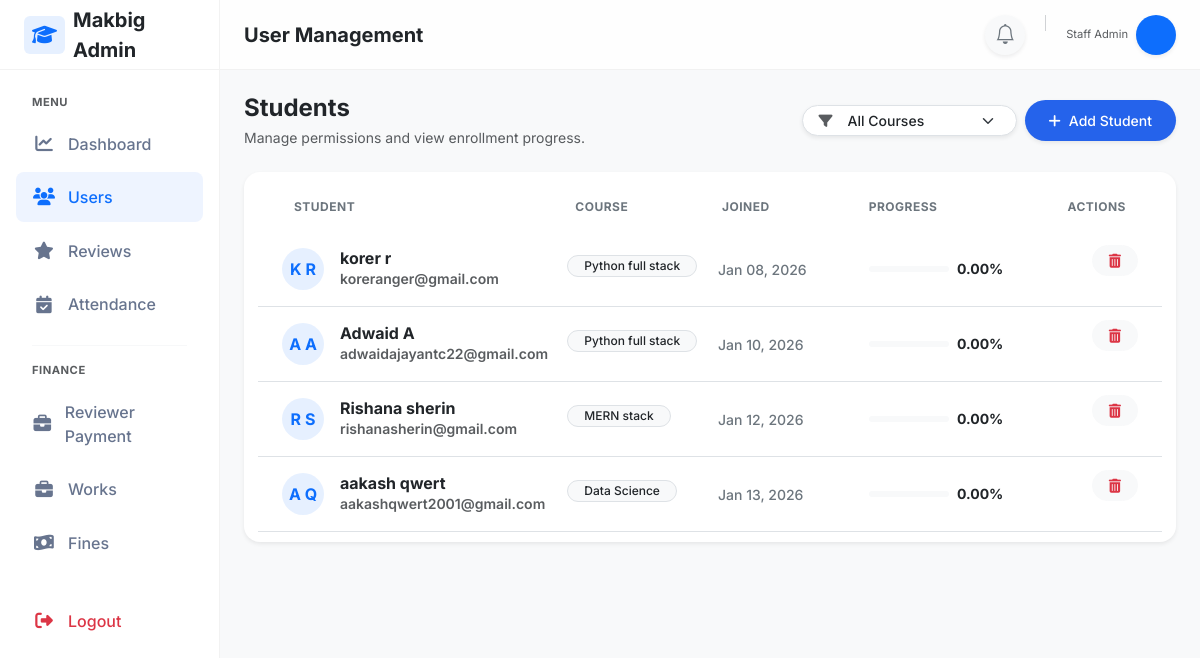
The page /staff/users/ (signed in) on the database as committed earlier.
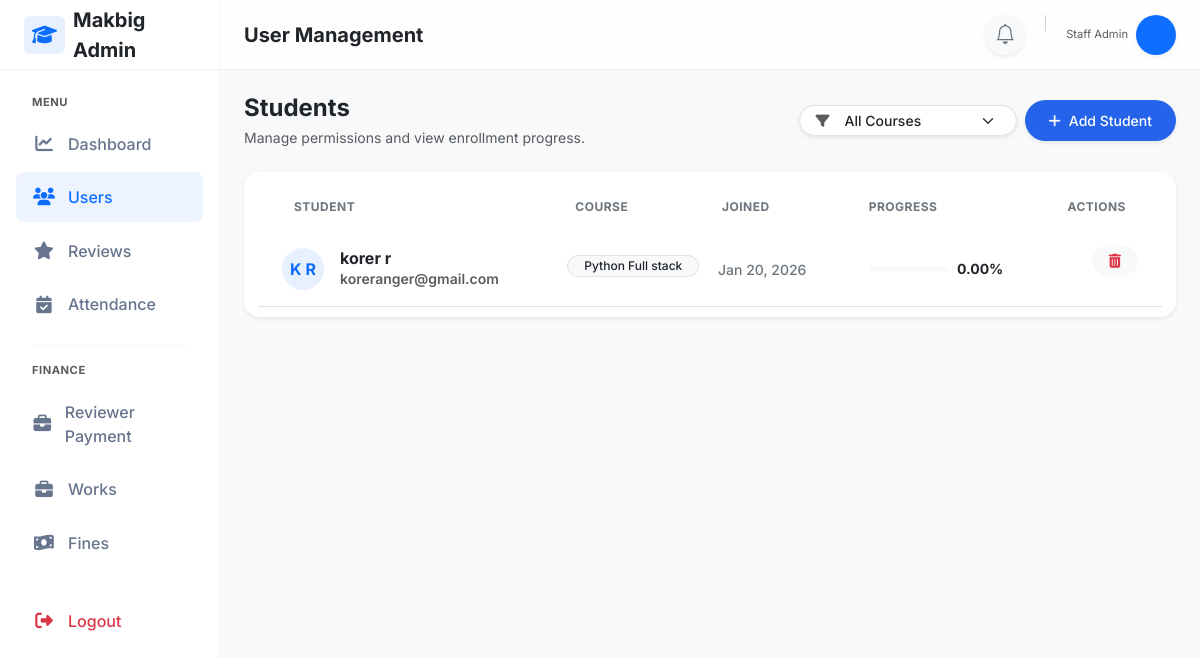
The same page on the database as committed later.
### adminpanel/models.py (models this page shows, shortened)
class StudentProfile(models.Model):
    user=models.OneToOneField(User, on_delete=models.CASCADE)
    course=models.ForeignKey(Course,on_delete=models.SET_NULL,null=True)
    enrollment_date=models.DateField(auto_now_add=True)
    progress_percent=models.DecimalField(max_digits=5, decimal_places=2, default=0)

class User(AbstractUser):
    email=models.EmailField(unique=True)
    mobile_number=models.IntegerField(blank=True, null=True)
    is_student=models.BooleanField(default=False)

class Course(models.Model):
    name=models.CharField(max_length=200)
    description=models.TextField(blank=True,null=True)
    duration_months=models.IntegerField(default=6)

### adminpanel/views.py (the view)
# urls.py: path('staff/users/', views.staff_students, name='staff_students'),
@never_cache
@login_required
@user_passes_test(is_admin_user)
def staff_students(request):
    course_id=request.GET.get('course')
    courses=Course.objects.all()
    students=StudentProfile.objects.select_related('user','course')
    if course_id:
        students=students.filter(course_id=course_id)
    temp_password = request.session.pop('new_student_password', None)
    temp_email = request.session.pop('new_student_email', None)
    context={
            'students':students,
            'courses':courses,
            'selected_course':course_id,
            'temp_password': temp_password,
            'temp_email': temp_email,
        }
    return render(request,'adminpanel/users.html',context)

### adminpanel/views.py (called while the page is built)
def is_admin_user(user):
    return user.is_authenticated and (user.is_staff or user.is_superuser)

### reviewtickets/context_processors.py (called while the page is built)
def ticket_notifications(request):
    if request.user.is_authenticated and request.user.is_staff:
        count = ReviewTicket.objects.filter(
            status='pending',
            is_seen=False
        ).count()
        return {'ticket_notification_count': count}
    return {}

### templates/adminpanel/users.html (shortened to what the changed rows need)
{% extends "layouts/staff_layout.html" %}
{% block content %}
<div class="card border-0 shadow-sm rounded-4 overflow-hidden">
    <div class="card-body p-0">
        {% for student in students %}
        <div class="student-row p-3 p-md-0 border-bottom">
            <div class="row align-items-center m-0 gx-3">
                <div class="col-12 col-md-4 py-md-3 ps-md-4 mb-2 mb-md-0">
                    <div class="d-flex align-items-center">
                        <div class="avatar rounded-circle bg-primary bg-opacity-10 text-primary d-flex align-items-center justify-content-center fw-bold me-3 flex-shrink-0"
                            style="width: 42px; height: 42px;">
                            {{ student.user.first_name|first|default:"U"|upper }}
                            {{ student.user.last_name|first|default:""|upper }}
                        </div>
                        <div class="min-w-0">
                            <h6 class="mb-0 fw-bold text-dark text-truncate">{{ student.user.first_name }} {{ student.user.last_name }}</h6>
                            <div class="small text-muted text-truncate">{{ student.user.email }}</div>
                        </div>
                    </div>
                </div>
                <div class="col-6 col-md-2 py-md-3">
                    {% if student.course %}
                    <span class="badge bg-light text-dark border rounded-pill fw-medium px-3 text-truncate max-w-100">
                        {{ student.course.name }}
                    </span>
                    {% else %}
                    <span class="text-muted small fst-italic">Not Enrolled</span>
                    {% endif %}
                </div>
                <div class="col-6 col-md-2 py-md-3">
                    <span class="text-secondary small fw-medium">
                        {{ student.enrollment_date|date:"M d, Y" }}
                    </span>
                </div>
                <div class="col-12 col-md-2 py-3 py-md-3">
                    <div class="d-flex align-items-center gap-2">
                        <div class="progress flex-grow-1 bg-light" style="height: 6px; border-radius: 10px;">
                        </div>
                        <span class="small fw-bold text-dark">{{ student.progress_percent }}%</span>
                    </div>
                </div>
                <div class="col-12 col-md-2 py-md-3 text-end pe-md-4 mt-2 mt-md-0 border-top border-md-0 pt-2 pt-md-0">
                    <div class="d-flex justify-content-end gap-2">
                        <form method="post" action="{% url 'delete_student' student.id %}" class="d-inline-block">
                            <button type="submit"
                                class="btn btn-light text-danger btn-sm px-3 rounded-pill fw-medium hover-danger transition-all"
                                onclick="return confirm('Are you sure you want to delete this student?');">
                                <i class="fa-solid fa-trash-can d-none d-md-inline" title="Delete Student"></i>
                            </button>
                        </form>
                    </div>
                </div>
            </div>
        </div>
        {% endfor %}
    </div>
</div>
{% endblock %}

Rows that differ between the two databases and show on the page:
removed StudentProfile: user.first_name|first "A", user.last_name|first "A", user.first_name "Adwaid", user.last_name "A", user.email "adwaidajayantc22@gmail.com", course.name "Python full stack", enrollment_date "Jan 10, 2026", progress_percent "0.00"
removed StudentProfile: user.first_name|first "R", user.last_name|first "S", user.first_name "Rishana", user.last_name "sherin", user.email "rishanasherin@gmail.com", course.name "MERN stack", enrollment_date "Jan 12, 2026", progress_percent "0.00"
removed StudentProfile: user.first_name|first "A", user.last_name|first "Q", user.first_name "aakash", user.last_name "qwert", user.email "aakashqwert2001@gmail.com", course.name "Data Science", enrollment_date "Jan 13, 2026", progress_percent "0.00"
changed StudentProfile "korer": course.name "Python full stack" → "Python Full stack"; enrollment_date "Jan 08, 2026" → "Jan 20, 2026"
